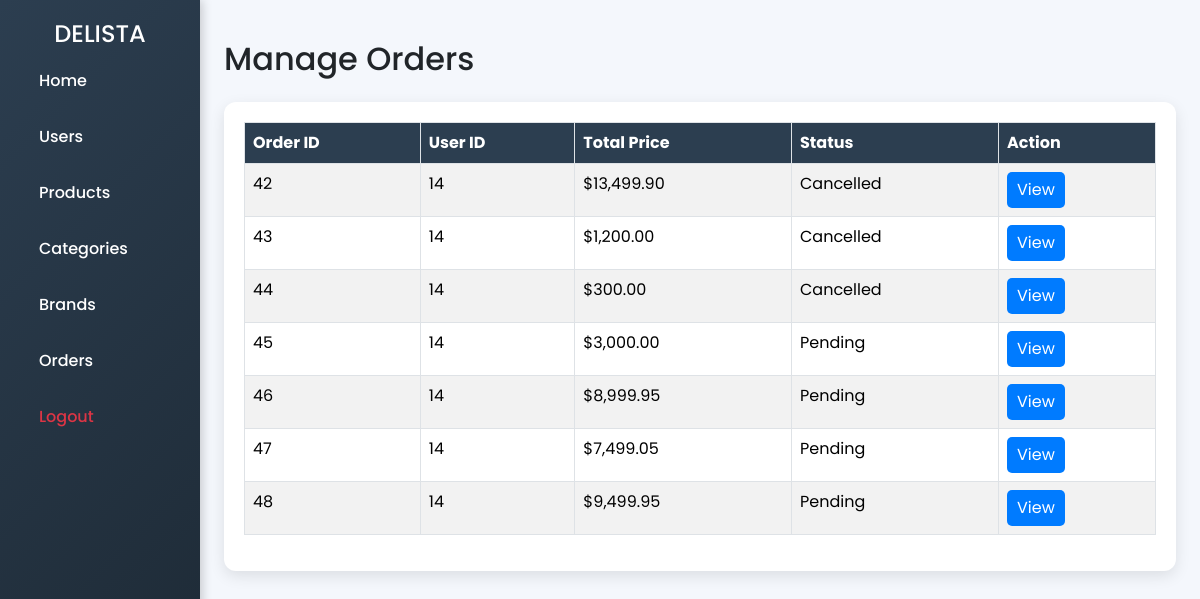
Page /admin/orders/index.php (signed in) on the committed database.
### tables this page shows
CREATE TABLE `orders` (
  `order_id` int(11) NOT NULL,
  `user_id` int(11) DEFAULT NULL,
  `total_price` decimal(10,2) NOT NULL,
  `status` enum('Pending','Processing','Shipped','Delivered','Cancelled') DEFAULT 'Pending'
);

### admin/orders/index.php (the view, shortened to what this page needs)
<!DOCTYPE html>
<html lang="en">
<head>
    <link href="../../assets/css/bootstrap.min.css" rel="stylesheet">
</head>
<body>
<?php
    include '../../db/config.php';
    $orders = $conn->query("SELECT order_id, user_id, total_price, status FROM orders");
?>
<div class="container-fluid">
    <div class="row">
        <?php include '../sidebar.php'; ?>
        <main class="col-md-9 ms-sm-auto col-lg-10 px-md-4 content">
            <h2 class="mb-4">Manage Orders</h2>
            <div class="table-container">
                <table class="table table-bordered table-striped">
                    <thead>
                        <tr>
                            <th>Order ID</th>
                            <th>User ID</th>
                            <th>Total Price</th>
                            <th>Status</th>
                            <th>Action</th>
                        </tr>
                    </thead>
                    <tbody>
                        <?php while ($row = $orders->fetch_assoc()): ?>
                            <tr>
                                <td><?= $row['order_id'] ?></td>
                                <td><?= $row['user_id'] ?></td>
                                <td>$<?= number_format($row['total_price'], 2) ?></td>
                                <td><?= $row['status'] ?></td>
                                <td>
                                    <a href="view.php?order_id=<?= $row['order_id'] ?>" class="view-btn">View</a>
                                </td>
                            </tr>
                        <?php endwhile; ?>
                    </tbody>
                </table>
            </div>
        </main>
    </div>
</div>
</body>
</html>

### admin/orders/index.php (style rules this page uses)
body { background: #f4f7fc; font-family: 'Poppins', sans-serif; }
.content { padding: 40px; }
.table-container { background: white; padding: 20px; border-radius: 12px; box-shadow: 0px 5px 15px rgba(0, 0, 0, 0.1); }
.table th { background: #2c3e50; color: white; }
.view-btn { display: inline-block; padding: 6px 10px; background: #007bff; color: white; text-decoration: none; border-radius: 5px; transition: 0.3s; }

### rows in the picture
orders: order_id "42", user "14", total_price "13,499.90", status "Cancelled"
orders: order_id "43", user "14", total_price "1,200.00", status "Cancelled"
orders: order_id "44", user "14", total_price "300.00", status "Cancelled"
orders: order_id "45", user "14", total_price "3,000.00", status "Pending"
orders: order_id "46", user "14", total_price "8,999.95", status "Pending"
orders: order_id "47", user "14", total_price "7,499.05", status "Pending"
orders: order_id "48", user "14", total_price "9,499.95", status "Pending"
